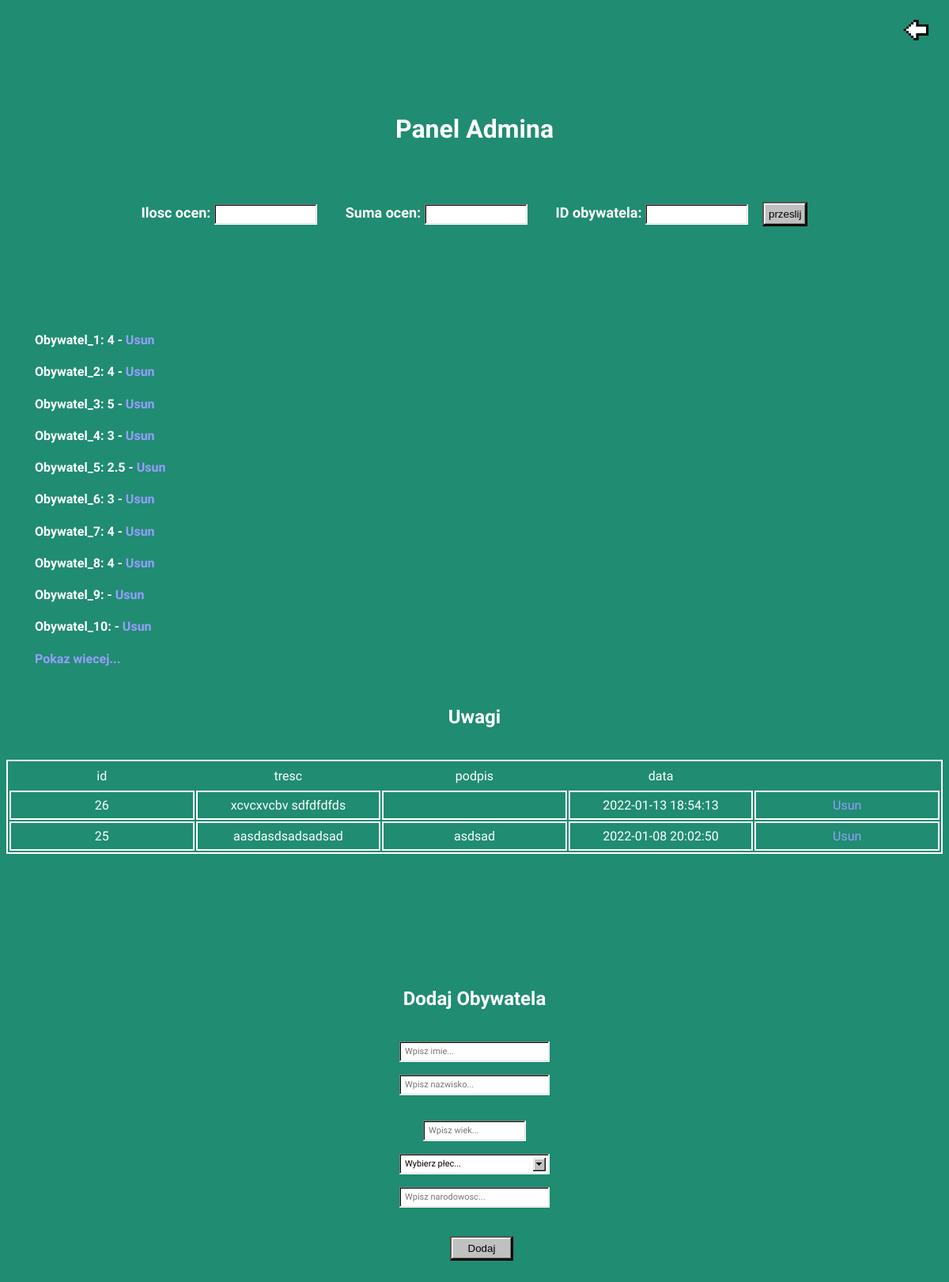
The app's page /admin.php, older data.
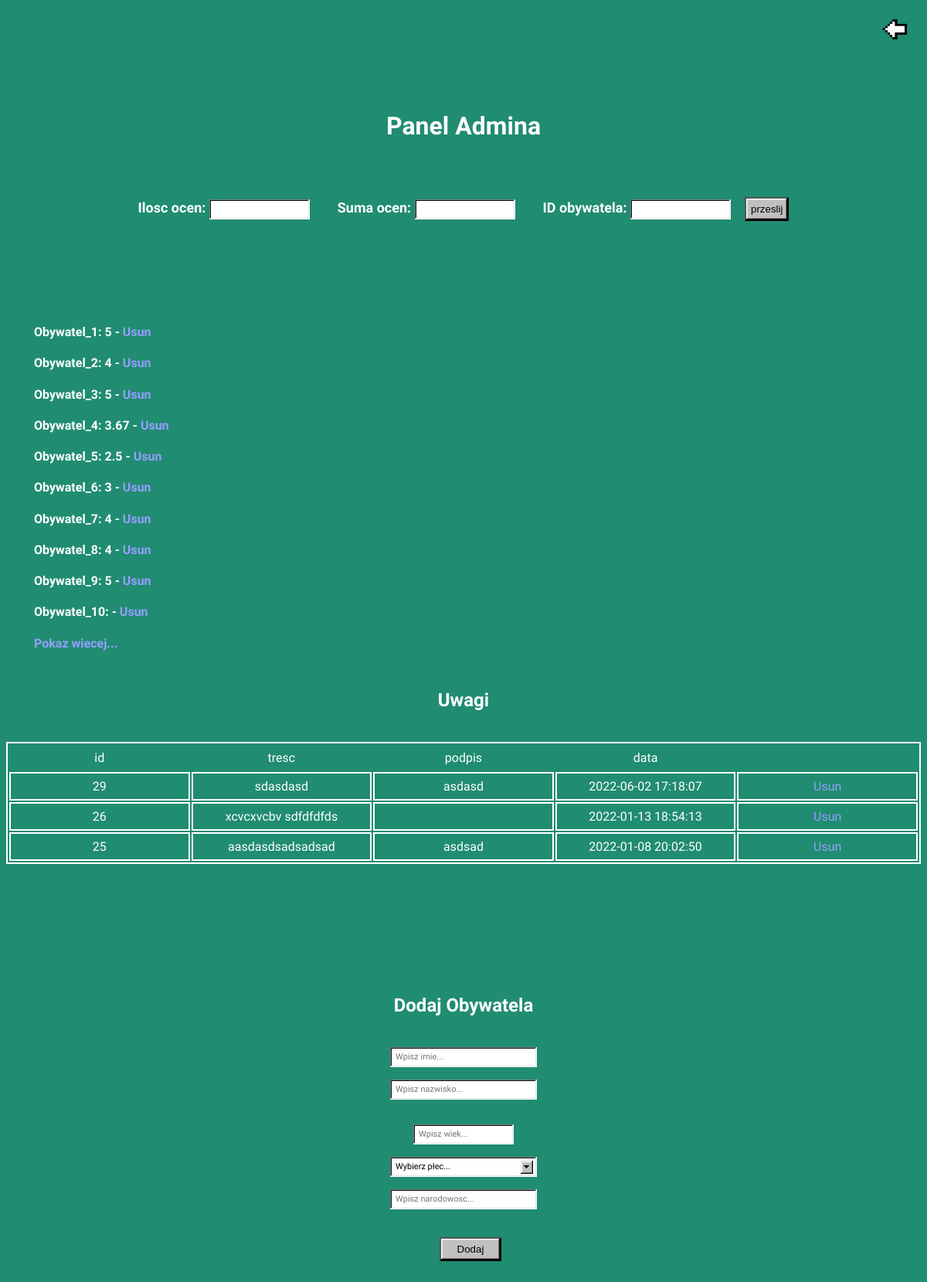
The same page, newer data.
### tables this page shows
CREATE TABLE `obywatele` (
  `id` int(11) NOT NULL,
  `imie` text NOT NULL,
  `nazwisko` text NOT NULL,
  `wiek` int(11) NOT NULL,
  `plec` text NOT NULL,
  `narodowosc` text NOT NULL,
  `ilosc_ocen` int(11) NOT NULL,
  `suma_ocen` int(11) NOT NULL
);

CREATE TABLE `uwagi` (
  `id` int(11) NOT NULL,
  `tresc` text NOT NULL,
  `podpis` text DEFAULT NULL,
  `data` timestamp NOT NULL DEFAULT current_timestamp() ON UPDATE current_timestamp()
);

### admin.php (the view, shortened to what this page needs)
<html>
<head>
</head>
<body>
    <h1 id="h1_panel">Panel Admina</h1>
    <a href="index.php"><img src="res/back.png" width="60px" height="60px" class="back"></a>
    <?php
        echo '<form action="admin.php" method="post">';
            echo '<h3 class="h3-admin">'.'Ilosc ocen: '.'</h3>';
            echo '<input type="number" min="1" name="ilosc_admin">';
            echo '<h3 class="h3-admin2" >'.'Suma ocen: '.'</h3>';
             echo '<input type="number" min="1" name="suma_admin">';
            echo '<h3 class="h3-admin2" >'.'ID obywatela: '.'</h3>';
            echo '<input type="number" min="1" name="id_admin">';
            echo '<input type="submit" value="przeslij">';
            echo '</form>';
            require_once "connect.php";
		$sql2 = "SELECT * FROM obywatele";
        $stmt = $db->prepare($sql2);
$stmt->execute();
      $wiecej = $_GET['wiecej'] ?? 'False';
    if($wiecej != 'True'){
       for($i = 1; $i <= 10; $i++){
        $wiersz = $stmt->fetch(PDO::FETCH_ASSOC);
        if($wiersz['suma_ocen'] != 0 and $wiersz['ilosc_ocen'] != 0){
            $ocena = round($wiersz['suma_ocen']/$wiersz['ilosc_ocen'], 2);
        }
        else{
            $ocena = null;
        }
            $id = $wiersz['id'];
        if(is_nan($ocena)){
                   echo '<h4 onclick="window_pokaz('."'".$id."'".')">'.'Obywatel_'.$id.': '.'Brak'.' - <a href="usun_ob.php?id='.$id.'">Usun</a></h4>';
              }
           else{
                   echo '<h4 onclick="window_pokaz('.$id.')">'.'Obywatel_'.$id.': '.$ocena.' - <a href="usun_ob.php?id='.$id.'">Usun</a></h4>';
            }
        }
        echo '<a href="admin.php?wiecej=True" id="a_wiecej"><h4 style="color: #969eff; margin: 0;">Pokaz wiecej...</h4></a>';
    }
    $sql_uwagi = "SELECT * FROM uwagi ORDER BY data DESC;";
    $stmt = $db->prepare($sql_uwagi);
  $stmt->execute();
    echo '<h2>Uwagi</h2>';
    echo '<table><tbody align="Center">
        <tr class="tr1">
            <td>id</td>
            <td>tresc</td>
            <td>podpis</td>
            <td>data</td>
        </tr>';
            while($row = $stmt->fetch(PDO::FETCH_ASSOC)){
                $id = $row['id'];
                echo'<tr height= "20">
					<td>'.$row['id'].'</td>
					<td>'.$row['tresc'].'  </td>
					<td>'.$row['podpis'].'  </td>
					<td>'.$row['data'].'  </td>
					<td> <a href="usun_uwage.php?id='.$id.'" class="color_a">'.'Usun'.'</a>'.'</td>
				</tr>';
            }
		echo '</tbody></table>';
    echo     '<br />'.'<h2 class="h2_dodaj" id="h2_dodaj">Dodaj Obywatela</h2>';
        ?>
        <form action="admin.php#h2_dodaj" method="post">
            <input type="text" name="dodaj_imie" placeholder="Wpisz imie..." autocomplete="off" maxlength="15" pattern="[A-Za-ząćęłńóśźżĄĆĘŁŃÓŚŹŻ]+"><br />
            <input type="text" name="dodaj_nazwisko" placeholder="Wpisz nazwisko..." autocomplete="off" maxlength="20" pattern="[A-Za-ząćęłńóśźżĄĆĘŁŃÓŚŹŻ]+"><br />
            <input type="number" name="dodaj_wiek" min="0" max="130" placeholder="Wpisz wiek..."><br />
            <select id="dodaj_plec" name="dodaj_plec">
           <option value="brak">Wybierz płec...</option>
        </select><br />
            <input type="text" name="dodaj_narodowosc" placeholder="Wpisz narodowosc..." autocomplete="off" maxlength="25" pattern="[A-Za-z-ąćęłńóśźżĄĆĘŁŃÓŚŹŻ]+"><br />
        <input type="submit" value="Dodaj" class="dodaj_submit">
        </form>
</body>
</html>

Row changes from the older to the newer data that the page shows:
changed obywatele id 1: suma_ocen "4" → "5"
changed obywatele id 4: ocena "3" → "3.67"
changed obywatele id 9: suma_ocen (not shown) → "5"
added uwagi: id "29", tresc "sdasdasd", podpis "asdasd", data "2022-06-02 17:18:07"
